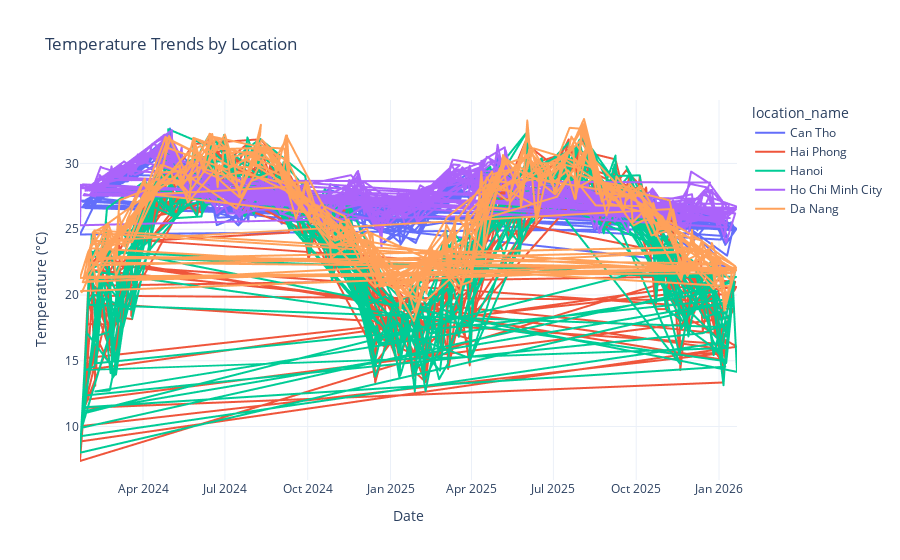
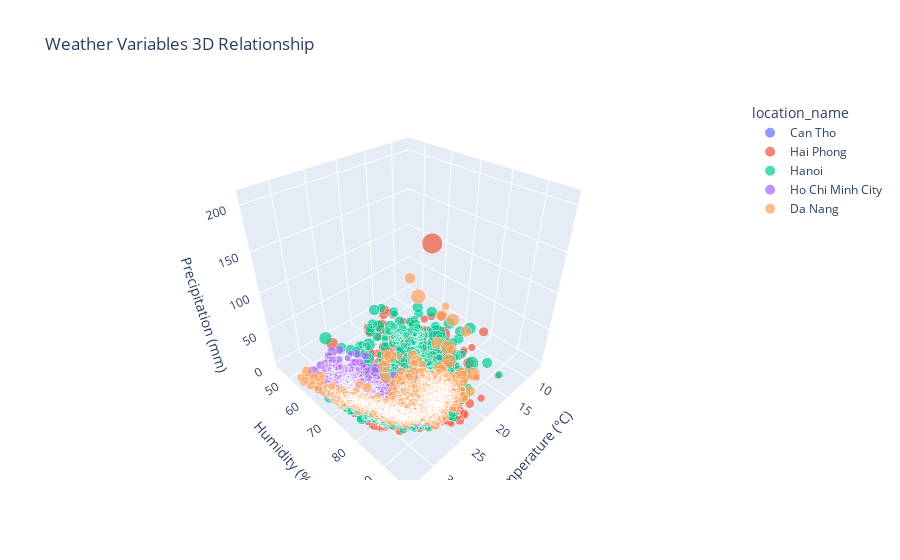
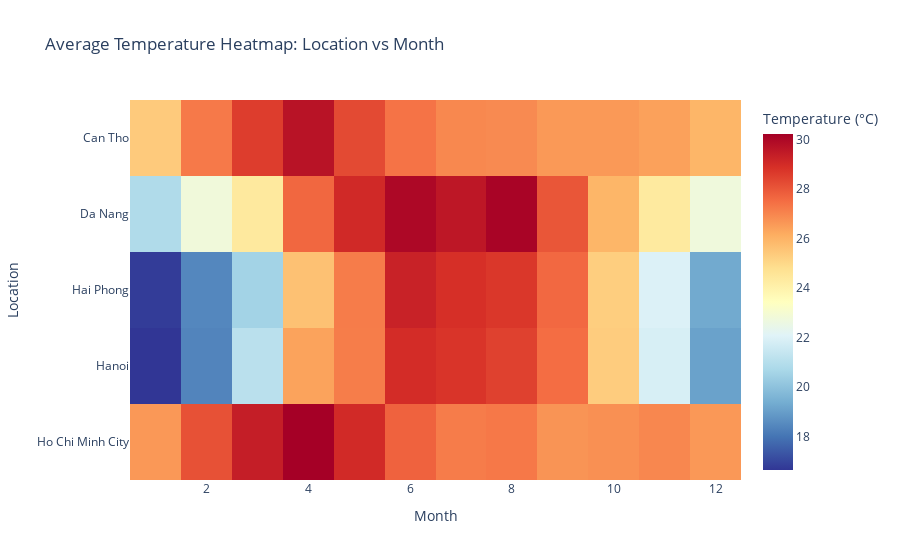

Here is the notebook cell these charts were saved with, in order:
### Code cell
# 9: Interactive Plotly Visualizations
print("=" * 80)
print("INTERACTIVE VISUALIZATIONS")
print("=" * 80)

# 1. Temperature trend over time by location
fig = px.line(df_daily, x='date', y='avg_temperature', color='location_name',
              title='Temperature Trends by Location',
              labels={'avg_temperature': 'Temperature (°C)', 'date': 'Date'},
              template='plotly_white')
fig.show()

# 2. 3D scatter: Temperature vs Humidity vs Precipitation
fig = px.scatter_3d(df_daily, x='avg_temperature', y='avg_humidity', z='total_precipitation',
                    color='location_name', size='avg_wind_speed',
                    title='Weather Variables 3D Relationship',
                    labels={'avg_temperature': 'Temperature (°C)', 
                           'avg_humidity': 'Humidity (%)',
                           'total_precipitation': 'Precipitation (mm)'})
fig.show()

# 3. Heatmap: Average temperature by month and location
pivot_temp = df_daily.pivot_table(values='avg_temperature', 
                                   index='location_name', 
                                   columns='month', 
                                   aggfunc='mean')

fig = px.imshow(pivot_temp, 
                labels=dict(x="Month", y="Location", color="Temperature (°C)"),
                title="Average Temperature Heatmap: Location vs Month",
                color_continuous_scale='RdYlBu_r')
fig.show()

### Figure 1 — Plotly figure (JSON) as saved in the notebook; plotly's stock layout.template omitted (floating-point values rounded to 4 significant figures; data arrays with more than 128 entries replaced by an {"elided": "..."} marker saying what was removed)
{"data": [{"hovertemplate": "location_name=Can Tho<br>Date=%{x}<br>Temperature (°C)=%{y}<extra></extra>", "legendgroup": "Can Tho", "line": {"color": "#636efa", "dash": "solid"}, "marker": {"symbol": "circle"}, "mode": "lines", "name": "Can Tho", "showlegend": true, "type": "scattergl", "x": {"elided": "731 str values"}, "xaxis": "x", "y": {"elided": "731 float values"}, "yaxis": "y"}, {"hovertemplate": "location_name=Hai Phong<br>Date=%{x}<br>Temperature (°C)=%{y}<extra></extra>", "legendgroup": "Hai Phong", "line": {"color": "#EF553B", "dash": "solid"}, "marker": {"symbol": "circle"}, "mode": "lines", "name": "Hai Phong", "showlegend": true, "type": "scattergl", "x": {"elided": "731 str values"}, "xaxis": "x", "y": {"elided": "731 float values"}, "yaxis": "y"}, {"hovertemplate": "location_name=Hanoi<br>Date=%{x}<br>Temperature (°C)=%{y}<extra></extra>", "legendgroup": "Hanoi", "line": {"color": "#00cc96", "dash": "solid"}, "marker": {"symbol": "circle"}, "mode": "lines", "name": "Hanoi", "showlegend": true, "type": "scattergl", "x": {"elided": "731 str values"}, "xaxis": "x", "y": {"elided": "731 float values"}, "yaxis": "y"}, {"hovertemplate": "location_name=Ho Chi Minh City<br>Date=%{x}<br>Temperature (°C)=%{y}<extra></extra>", "legendgroup": "Ho Chi Minh City", "line": {"color": "#ab63fa", "dash": "solid"}, "marker": {"symbol": "circle"}, "mode": "lines", "name": "Ho Chi Minh City", "showlegend": true, "type": "scattergl", "x": {"elided": "731 str values"}, "xaxis": "x", "y": {"elided": "731 float values"}, "yaxis": "y"}, {"hovertemplate": "location_name=Da Nang<br>Date=%{x}<br>Temperature (°C)=%{y}<extra></extra>", "legendgroup": "Da Nang", "line": {"color": "#FFA15A", "dash": "solid"}, "marker": {"symbol": "circle"}, "mode": "lines", "name": "Da Nang", "showlegend": true, "type": "scattergl", "x": {"elided": "731 str values"}, "xaxis": "x", "y": {"elided": "731 float values"}, "yaxis": "y"}], "layout": {"legend": {"title": {"text": "location_name"}, "tracegroupgap": 0}, "title": {"text": "Temperature Trends by Location"}, "xaxis": {"anchor": "y", "domain": [0, 1], "title": {"text": "Date"}}, "yaxis": {"anchor": "x", "domain": [0, 1], "title": {"text": "Temperature (°C)"}}}}

### Figure 2 — Plotly figure (JSON) as saved in the notebook; plotly's stock layout.template omitted (floating-point values rounded to 4 significant figures; data arrays with more than 128 entries replaced by an {"elided": "..."} marker saying what was removed)
{"data": [{"hovertemplate": "location_name=Can Tho<br>Temperature (°C)=%{x}<br>Humidity (%)=%{y}<br>Precipitation (mm)=%{z}<br>avg_wind_speed=%{marker.size}<extra></extra>", "legendgroup": "Can Tho", "marker": {"color": "#636efa", "size": {"elided": "731 float values"}, "sizemode": "area", "sizeref": 0.1139, "symbol": "circle"}, "mode": "markers", "name": "Can Tho", "scene": "scene", "showlegend": true, "type": "scatter3d", "x": {"elided": "731 float values"}, "y": {"elided": "731 float values"}, "z": {"elided": "731 float values"}}, {"hovertemplate": "location_name=Hai Phong<br>Temperature (°C)=%{x}<br>Humidity (%)=%{y}<br>Precipitation (mm)=%{z}<br>avg_wind_speed=%{marker.size}<extra></extra>", "legendgroup": "Hai Phong", "marker": {"color": "#EF553B", "size": {"elided": "731 float values"}, "sizemode": "area", "sizeref": 0.1139, "symbol": "circle"}, "mode": "markers", "name": "Hai Phong", "scene": "scene", "showlegend": true, "type": "scatter3d", "x": {"elided": "731 float values"}, "y": {"elided": "731 float values"}, "z": {"elided": "731 float values"}}, {"hovertemplate": "location_name=Hanoi<br>Temperature (°C)=%{x}<br>Humidity (%)=%{y}<br>Precipitation (mm)=%{z}<br>avg_wind_speed=%{marker.size}<extra></extra>", "legendgroup": "Hanoi", "marker": {"color": "#00cc96", "size": {"elided": "731 float values"}, "sizemode": "area", "sizeref": 0.1139, "symbol": "circle"}, "mode": "markers", "name": "Hanoi", "scene": "scene", "showlegend": true, "type": "scatter3d", "x": {"elided": "731 float values"}, "y": {"elided": "731 float values"}, "z": {"elided": "731 float values"}}, {"hovertemplate": "location_name=Ho Chi Minh City<br>Temperature (°C)=%{x}<br>Humidity (%)=%{y}<br>Precipitation (mm)=%{z}<br>avg_wind_speed=%{marker.size}<extra></extra>", "legendgroup": "Ho Chi Minh City", "marker": {"color": "#ab63fa", "size": {"elided": "731 float values"}, "sizemode": "area", "sizeref": 0.1139, "symbol": "circle"}, "mode": "markers", "name": "Ho Chi Minh City", "scene": "scene", "showlegend": true, "type": "scatter3d", "x": {"elided": "731 float values"}, "y": {"elided": "731 float values"}, "z": {"elided": "731 float values"}}, {"hovertemplate": "location_name=Da Nang<br>Temperature (°C)=%{x}<br>Humidity (%)=%{y}<br>Precipitation (mm)=%{z}<br>avg_wind_speed=%{marker.size}<extra></extra>", "legendgroup": "Da Nang", "marker": {"color": "#FFA15A", "size": {"elided": "731 float values"}, "sizemode": "area", "sizeref": 0.1139, "symbol": "circle"}, "mode": "markers", "name": "Da Nang", "scene": "scene", "showlegend": true, "type": "scatter3d", "x": {"elided": "731 float values"}, "y": {"elided": "731 float values"}, "z": {"elided": "731 float values"}}], "layout": {"legend": {"itemsizing": "constant", "title": {"text": "location_name"}, "tracegroupgap": 0}, "scene": {"domain": {"x": [0, 1], "y": [0, 1]}, "xaxis": {"title": {"text": "Temperature (°C)"}}, "yaxis": {"title": {"text": "Humidity (%)"}}, "zaxis": {"title": {"text": "Precipitation (mm)"}}}, "title": {"text": "Weather Variables 3D Relationship"}}}

### Figure 3 — Plotly figure (JSON) as saved in the notebook; plotly's stock layout.template omitted (floating-point values rounded to 4 significant figures)
{"data": [{"coloraxis": "coloraxis", "hovertemplate": "Month: %{x}<br>Location: %{y}<br>Temperature (°C): %{z}<extra></extra>", "name": "0", "type": "heatmap", "x": [1, 2, 3, 4, 5, 6, 7, 8, 9, 10, 11, 12], "xaxis": "x", "y": ["Can Tho", "Da Nang", "Hai Phong", "Hanoi", "Ho Chi Minh City"], "yaxis": "y", "z": [[25.39, 27.26, 28.58, 29.7, 28.3, 27.38, 26.96, 26.9, 26.6, 26.59, 26.43, 25.94], [20.85, 22.8, 24.39, 27.64, 29.06, 30.0, 29.58, 30.12, 28.03, 25.95, 24.37, 22.74], [16.77, 18.46, 20.54, 25.64, 27.21, 29.27, 28.91, 28.71, 27.62, 25.28, 21.98, 19.3], [16.65, 18.38, 21.1, 26.4, 27.18, 28.98, 28.79, 28.49, 27.51, 25.33, 21.85, 19.09], [26.62, 28.14, 29.39, 30.23, 29.04, 27.77, 27.2, 27.28, 26.71, 26.79, 26.97, 26.62]]}], "layout": {"coloraxis": {"colorbar": {"title": {"text": "Temperature (°C)"}}, "colorscale": [[0, "rgb(49,54,149)"], [0.1, "rgb(69,117,180)"], [0.2, "rgb(116,173,209)"], [0.3, "rgb(171,217,233)"], [0.4, "rgb(224,243,248)"], [0.5, "rgb(255,255,191)"], [0.6, "rgb(254,224,144)"], [0.7, "rgb(253,174,97)"], [0.8, "rgb(244,109,67)"], [0.9, "rgb(215,48,39)"], [1, "rgb(165,0,38)"]]}, "title": {"text": "Average Temperature Heatmap: Location vs Month"}, "xaxis": {"anchor": "y", "constrain": "domain", "domain": [0, 1], "scaleanchor": "y", "title": {"text": "Month"}}, "yaxis": {"anchor": "x", "autorange": "reversed", "constrain": "domain", "domain": [0, 1], "title": {"text": "Location"}}}}
